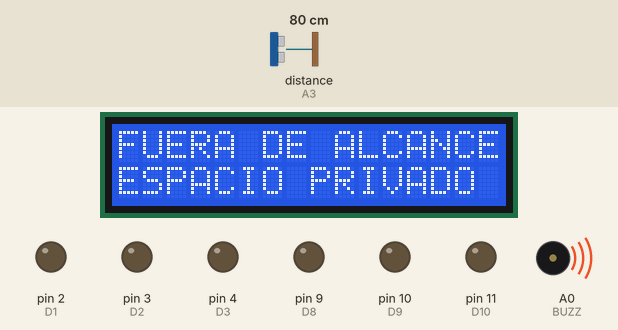
This sketch was run on a simulated Arduino Uno, built with avr-gcc and run on an emulated ATmega328P. On the bench: 16×2 character LCD, output pins drawn as LEDs (lit = HIGH), buzzer (waves = sounding). Wiring (inferred from the names in the program): ultrasonic range finder: trigger A2; echo A3. Inputs (shaded band) come from the test bench; at power-on: distance to the obstacle (sensor on A3) 80 cm. The echo pulse lasts 58.3 µs per cm; pins used as bus, display or sensor lines are not drawn.

Above: at 1.2 s.
1.3 s: distance to the obstacle (sensor on A3) set to 2 cm
At 6.6 s:
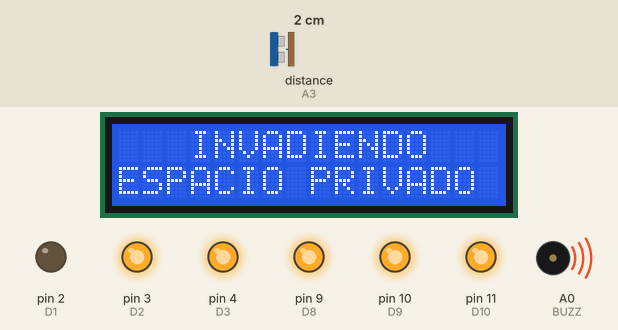
7.4 s: distance to the obstacle (sensor on A3) set to 18 cm
At 16.1 s:
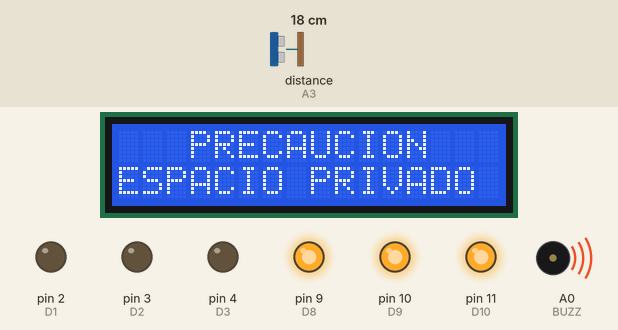
16.8 s: distance to the obstacle (sensor on A3) set to 35 cm
At 21.8 s:
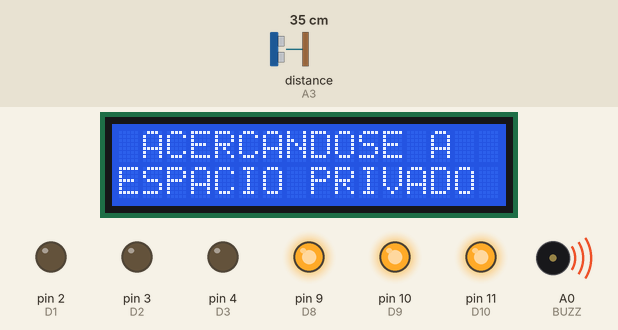
26.9 s: distance to the obstacle (sensor on A3) set to 4 cm
At 31.8 s:
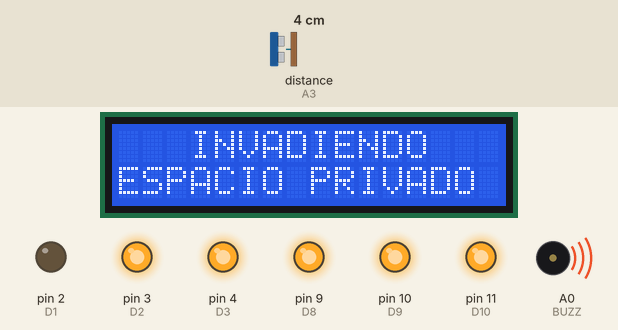
33.0 s: distance to the obstacle (sensor on A3) set to 60 cm
At 41.4 s:
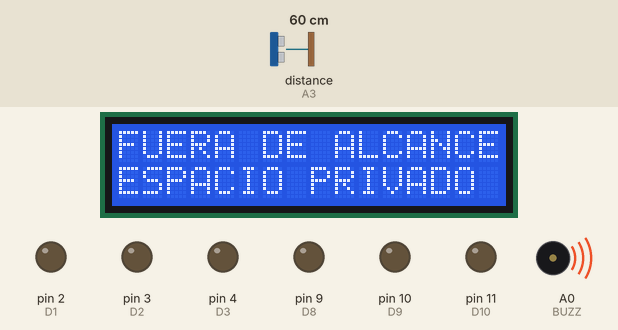
Timing chart, 0 to 42.9 s (numbered marks = the images above; inputs shaded):
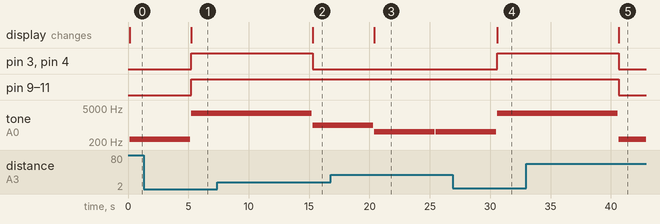

Measured:
- after the input at 1.3 s, pin 3 (D2), pin 4 (D3), pin 9 (D8), pin 10 (D9), pin 11 (D10): LOW → HIGH after 3.9 s; the display: changes after 3.9 s (image 1)
- after the input at 7.4 s, pin 3 (D2), pin 4 (D3): HIGH → LOW after 7.9 s; the display: changes after 7.9 s (image 2)
- after the input at 16.8 s, the display: changes after 3.6 s (image 3)
- after the input at 26.9 s, pin 3 (D2), pin 4 (D3): LOW → HIGH after 3.7 s; the display: changes after 3.7 s (image 4)
- after the input at 33.0 s, pin 3 (D2), pin 4 (D3), pin 9 (D8), pin 10 (D9), pin 11 (D10): HIGH → LOW after 7.6 s; the display: changes after 7.6 s (image 5)

The sketch:

ALARMA_DE_PROXIMIDAD.ino
```cpp
/*
 *
 Fundacion Kinal
 Centro Educativo Tecnico Laboral KINAL
 Electronica
 Grado:5to A
 Nombre:Roberto Monterroso
 Carne :2019507
 */
#include <LiquidCrystal_I2C.h>
#include <Wire.h>
#define Direccion_LCD 0x27
#define FILAS 2
#define COLUMNAS 16
#define TRIG A2
#define ECHO A3
#define BUZZ A0
#define D1 2
#define D2 3
#define D3 4
#define D4 5
#define D5 6
#define D6 7
#define D7 8
#define D8 9
#define D9 10
#define D10 11
int DISTANCIA;
int i;

LiquidCrystal_I2C LCD_ROBERTO(Direccion_LCD, COLUMNAS, FILAS);


void setup()
{
  pinMode(D1, OUTPUT);
  pinMode(D2, OUTPUT);
  pinMode(D3, OUTPUT);
  pinMode(D4, OUTPUT);
  pinMode(D5, OUTPUT);
  pinMode(D6, OUTPUT);
  pinMode(D7, OUTPUT);
  pinMode(D8, OUTPUT);
  pinMode(D9, OUTPUT);
  pinMode(D10, OUTPUT);
  for(i=2; i<=11;i++){
  }
  pinMode(BUZZ ,OUTPUT);
  pinMode(TRIG, OUTPUT);
  pinMode(ECHO, INPUT);
  LCD_ROBERTO.init();
  LCD_ROBERTO.backlight();
}


void loop()
{
  MEDIDA();
  ALARMA();
}
int MEDIDA(){
  long T;
  digitalWrite(TRIG, HIGH);
  delayMicroseconds(10);
  digitalWrite(TRIG, LOW);
  T = pulseIn(ECHO, HIGH);
  DISTANCIA = T/59;
  delay(50);
  return DISTANCIA;
}
int ALARMA(){
   if( DISTANCIA > 45 && DISTANCIA > 50){
    LCD_ROBERTO.setCursor(0,0);
    LCD_ROBERTO.print("FUERA DE ALCANCE");
    LCD_ROBERTO.setCursor(0,1);
    LCD_ROBERTO.print("ESPACIO PRIVADO ");
      digitalWrite(3, LOW);
      digitalWrite(4, LOW);
      digitalWrite(5, LOW);
      digitalWrite(6, LOW);
      digitalWrite(7, LOW);
      digitalWrite(8, LOW);
      digitalWrite(9, LOW);
      digitalWrite(10, LOW);
      digitalWrite(11, LOW);
      digitalWrite(12, HIGH);
      tone(BUZZ,260);
      delay(5000);
      noTone(BUZZ);
  }
  if( DISTANCIA < 45 && DISTANCIA > 30){
    LCD_ROBERTO.setCursor(0,0);
    LCD_ROBERTO.print(" ACERCANDOSE A  ");
    LCD_ROBERTO.setCursor(0,1);
    LCD_ROBERTO.print("ESPACIO PRIVADO ");
      digitalWrite(3, LOW);
      digitalWrite(4, LOW);
      digitalWrite(5, LOW);
      digitalWrite(6, LOW);
      digitalWrite(7, LOW);
      digitalWrite(8, LOW);
      digitalWrite(9, HIGH);
      digitalWrite(10, HIGH);
      digitalWrite(11, HIGH);
      digitalWrite(12, HIGH);
      tone(BUZZ, 523);
      delay(5000);
      noTone(BUZZ);
  }
  if( DISTANCIA < 30 && DISTANCIA > 15){
    LCD_ROBERTO.setCursor(0,0);
    LCD_ROBERTO.print("   PRECAUCION   ");
    LCD_ROBERTO.setCursor(0,1);
    LCD_ROBERTO.print("ESPACIO PRIVADO ");
      digitalWrite(3, LOW);
      digitalWrite(4, LOW);
      digitalWrite(5, LOW);
      digitalWrite(6, HIGH);
      digitalWrite(7, HIGH);
      digitalWrite(8, HIGH);
      digitalWrite(9, HIGH);
      digitalWrite(10, HIGH);
      digitalWrite(11, HIGH);
      digitalWrite(12, HIGH);
    tone(BUZZ, 1000);
    delay(5000);
    noTone(BUZZ);
  }


  if( DISTANCIA < 15 && DISTANCIA > 0){
    LCD_ROBERTO.setCursor(0,0);
    LCD_ROBERTO.print("   INVADIENDO   ");
    LCD_ROBERTO.setCursor(0,1);
    LCD_ROBERTO.print("ESPACIO PRIVADO ");
      digitalWrite(3, HIGH);
      digitalWrite(4, HIGH);
      digitalWrite(5, HIGH);
      digitalWrite(6, HIGH);
      digitalWrite(7, HIGH);
      digitalWrite(8, HIGH);
      digitalWrite(9, HIGH);
      digitalWrite(10, HIGH);
      digitalWrite(11, HIGH);
      digitalWrite(12, HIGH);
    tone(BUZZ, 3000);
    delay(10000);
    noTone(BUZZ);
 }
    else {
    noTone(BUZZ);
 }
    return 0;
 }
```
